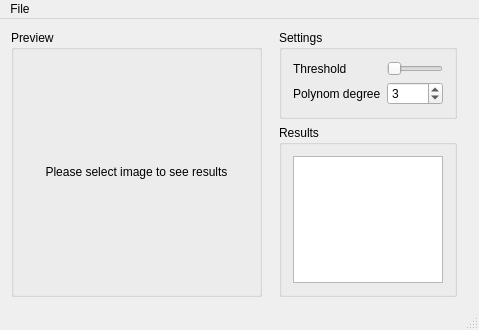
<?xml version="1.0" encoding="UTF-8"?>
<ui version="4.0">
 <class>MainWindow</class>
 <widget class="QMainWindow" name="MainWindow">
  <property name="geometry">
   <rect>
    <x>0</x>
    <y>0</y>
    <width>479</width>
    <height>330</height>
   </rect>
  </property>
  <property name="mouseTracking">
   <bool>false</bool>
  </property>
  <property name="windowTitle">
   <string>MainWindow</string>
  </property>
  <widget class="QWidget" name="centralWidget">
   <layout class="QHBoxLayout" name="horizontalLayout">
    <item>
     <widget class="QGroupBox" name="groupBoxImage">
      <property name="title">
       <string>Preview</string>
      </property>
      <layout class="QHBoxLayout" name="horizontalLayout_2">
       <item>
        <widget class="ImageLabel" name="labelForImage">
         <property name="mouseTracking">
          <bool>true</bool>
         </property>
         <property name="text">
          <string>Please select image to see results</string>
         </property>
         <property name="scaledContents">
          <bool>false</bool>
         </property>
         <property name="alignment">
          <set>Qt::AlignCenter</set>
         </property>
        </widget>
       </item>
      </layout>
     </widget>
    </item>
    <item>
     <widget class="QFrame" name="verticalFrame">
      <property name="maximumSize">
       <size>
        <width>200</width>
        <height>16777215</height>
       </size>
      </property>
      <layout class="QVBoxLayout" name="verticalLayout">
       <property name="topMargin">
        <number>0</number>
       </property>
       <property name="bottomMargin">
        <number>0</number>
       </property>
       <item>
        <widget class="QGroupBox" name="groupBox">
         <property name="title">
          <string>Settings</string>
         </property>
         <layout class="QFormLayout" name="formLayout">
          <item row="0" column="0">
           <widget class="QLabel" name="label_2">
            <property name="text">
             <string>Threshold</string>
            </property>
           </widget>
          </item>
          <item row="1" column="0">
           <widget class="QLabel" name="label">
            <property name="text">
             <string>Polynom degree</string>
            </property>
           </widget>
          </item>
          <item row="0" column="1">
           <widget class="QSlider" name="horizontalSlider">
            <property name="maximum">
             <number>255</number>
            </property>
            <property name="orientation">
             <enum>Qt::Horizontal</enum>
            </property>
           </widget>
          </item>
          <item row="1" column="1">
           <widget class="QSpinBox" name="spinBox">
            <property name="minimum">
             <number>1</number>
            </property>
            <property name="value">
             <number>3</number>
            </property>
           </widget>
          </item>
         </layout>
        </widget>
       </item>
       <item>
        <widget class="QGroupBox" name="groupBox_3">
         <property name="title">
          <string>Results</string>
         </property>
         <layout class="QVBoxLayout" name="verticalLayout_2">
          <item>
           <widget class="QListWidget" name="listWidget"/>
          </item>
         </layout>
        </widget>
       </item>
       <item>
        <spacer name="verticalSpacer">
         <property name="orientation">
          <enum>Qt::Vertical</enum>
         </property>
         <property name="sizeHint" stdset="0">
          <size>
           <width>20</width>
           <height>40</height>
          </size>
         </property>
        </spacer>
       </item>
      </layout>
     </widget>
    </item>
   </layout>
  </widget>
  <widget class="QMenuBar" name="menuBar">
   <property name="geometry">
    <rect>
     <x>0</x>
     <y>0</y>
     <width>479</width>
     <height>22</height>
    </rect>
   </property>
   <widget class="QMenu" name="menuFile">
    <property name="title">
     <string>File</string>
    </property>
    <addaction name="actionOpen"/>
    <addaction name="actionExport"/>
    <addaction name="separator"/>
    <addaction name="actionSwitch_displayed_image"/>
   </widget>
   <addaction name="menuFile"/>
  </widget>
  <widget class="QStatusBar" name="statusBar"/>
  <action name="actionOpen">
   <property name="text">
    <string>Open</string>
   </property>
   <property name="shortcut">
    <string>Ctrl+O</string>
   </property>
  </action>
  <action name="actionExport">
   <property name="text">
    <string>Export</string>
   </property>
   <property name="shortcut">
    <string>Ctrl+E</string>
   </property>
  </action>
  <action name="actionSwitch_displayed_image">
   <property name="text">
    <string>Switch displayed image</string>
   </property>
   <property name="shortcut">
    <string>Ctrl+T</string>
   </property>
  </action>
 </widget>
 <layoutdefault spacing="6" margin="11"/>
 <customwidgets>
  <customwidget>
   <class>ImageLabel</class>
   <extends>QLabel</extends>
   <header>imagelabel.h</header>
  </customwidget>
 </customwidgets>
 <tabstops>
  <tabstop>horizontalSlider</tabstop>
  <tabstop>spinBox</tabstop>
  <tabstop>listWidget</tabstop>
 </tabstops>
 <resources/>
 <connections/>
</ui>
